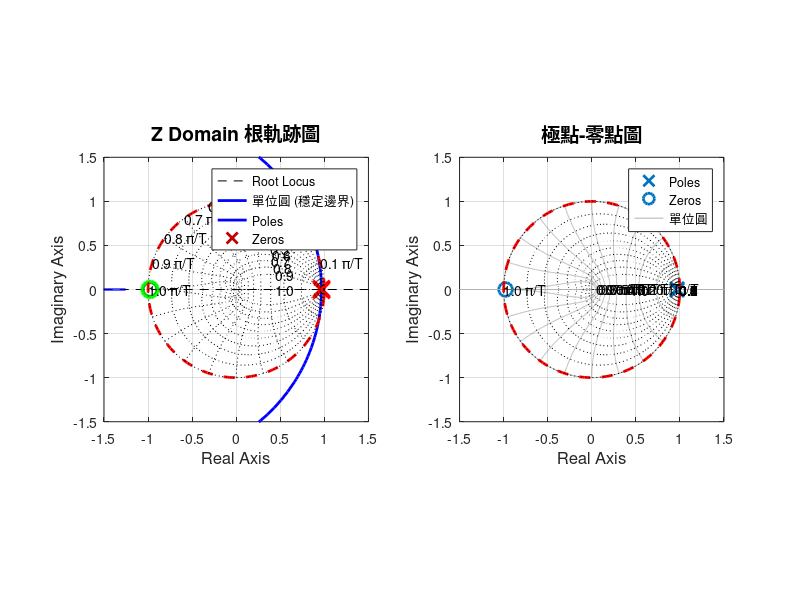

MATLAB code for this plot:
% Z Domain 根軌跡分析
% H(z^-1) = z^-1 * [5.6695×10^-4 × (1 + 0.97822z^-1)] / [1 - 1.934848z^-1 + 0.935970z^-2]

clear all;
close all;
clc;

% 定義取樣時間 (假設為 0.01 秒，可依實際情況調整)
Ts = 0.01;

% 方法 1: 使用 z^-1 形式直接定義
% 先將 z^-1 轉換為 z 的形式
% H(z^-1) = z^-1 * [5.6695e-4 * (1 + 0.97822z^-1)] / [1 - 1.934848z^-1 + 0.935970z^-2]
% 
% 分子乘以 z^-1: z^-1 * (5.6695e-4 + 5.6695e-4*0.97822*z^-1)
%                = 5.6695e-4*z^-1 + 5.5449e-4*z^-2
% 
% 轉換為 z 的正次方 (分子分母同乘 z^2):
% 分子: 5.6695e-4*z + 5.5449e-4
% 分母: z^2 - 1.934848*z + 0.935970

% 定義係數
num = [5.6695e-4, 5.5449e-4];  % 分子係數 [z^1, z^0]
den = [1, -1.934848, 0.935970]; % 分母係數 [z^2, z^1, z^0]

% 建立離散傳遞函數
H = tf(num, den, Ts);

% 顯示傳遞函數
disp('離散傳遞函數:');
disp(H);

% 計算極點和零點
poles = pole(H);
zeros = zero(H);

disp('極點 (Poles):');
disp(poles);
disp('零點 (Zeros):');
disp(zeros);

% 繪製根軌跡
figure('Position', [100, 100, 1200, 500]);

% 子圖 1: 根軌跡
subplot(1, 2, 1);
rlocus(H);
grid on;
hold on;

% 繪製單位圓 (穩定邊界)
theta = linspace(0, 2*pi, 100);
plot(cos(theta), sin(theta), 'r--', 'LineWidth', 2);

% 標記極點和零點
plot(real(poles), imag(poles), 'rx', 'MarkerSize', 12, 'LineWidth', 2);
plot(real(zeros), imag(zeros), 'go', 'MarkerSize', 12, 'LineWidth', 2);

% 添加 zgrid (等阻尼比和等自然頻率線)
zgrid;

title('Z Domain 根軌跡圖', 'FontSize', 14);
xlabel('Real Axis', 'FontSize', 12);
ylabel('Imaginary Axis', 'FontSize', 12);
legend('Root Locus', '單位圓 (穩定邊界)', 'Poles', 'Zeros', 'Location', 'best');
axis equal;
xlim([-1.5, 1.5]);
ylim([-1.5, 1.5]);

% 子圖 2: 極點-零點圖
subplot(1, 2, 2);
pzmap(H);
grid on;
hold on;

% 繪製單位圓
plot(cos(theta), sin(theta), 'r--', 'LineWidth', 2);
zgrid;

title('極點-零點圖', 'FontSize', 14);
xlabel('Real Axis', 'FontSize', 12);
ylabel('Imaginary Axis', 'FontSize', 12);
legend('Poles', 'Zeros', '單位圓', 'Location', 'best');
axis equal;
xlim([-1.5, 1.5]);
ylim([-1.5, 1.5]);

% 分析穩定性
disp(' ');
disp('穩定性分析:');
pole_magnitudes = abs(poles);
disp(['極點幅值: ', num2str(pole_magnitudes')]);

if all(pole_magnitudes < 1)
    disp('系統穩定 (所有極點都在單位圓內)');
else
    disp('系統不穩定 (有極點在單位圓外或單位圓上)');
end

% 計算一些特定增益下的閉迴路極點
K_values = [0.1, 0.5, 1, 2, 5];
disp(' ');
disp('不同增益 K 下的閉迴路極點:');
for K = K_values
    sys_cl = feedback(K*H, 1);
    cl_poles = pole(sys_cl);
    fprintf('K = %.1f: poles = [%.4f%+.4fi, %.4f%+.4fi]\n', ...
            K, real(cl_poles(1)), imag(cl_poles(1)), ...
            real(cl_poles(2)), imag(cl_poles(2)));
end